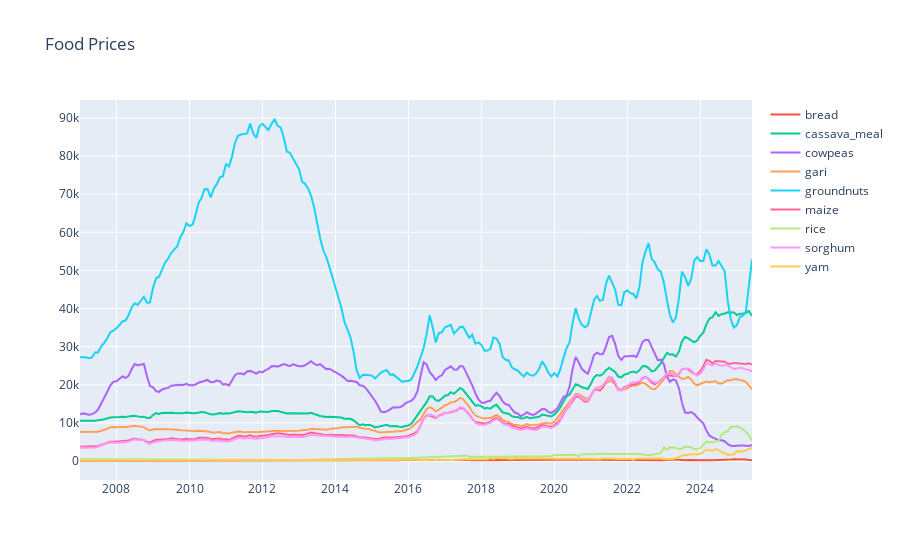

The cell this chart's notebook holds for it:
### Code cell
interactive_plot(state_data, 'Food Prices')

### Figure 1 — Plotly figure (JSON) as saved in the notebook; plotly's stock layout.template omitted (floating-point values rounded to 4 significant figures; data arrays with more than 128 entries replaced by an {"elided": "..."} marker saying what was removed)
{"data": [{"hovertemplate": "<extra></extra>", "legendgroup": "", "line": {"color": "#636efa", "dash": "solid"}, "marker": {"symbol": "circle"}, "mode": "lines", "name": "", "orientation": "v", "showlegend": false, "type": "scatter", "xaxis": "x", "yaxis": "y"}, {"name": "bread", "type": "scatter", "x": {"elided": "222 str values"}, "y": {"elided": "222 float values"}}, {"name": "cassava_meal", "type": "scatter", "x": {"elided": "222 str values"}, "y": {"elided": "222 float values"}}, {"name": "cowpeas", "type": "scatter", "x": {"elided": "222 str values"}, "y": {"elided": "222 float values"}}, {"name": "gari", "type": "scatter", "x": {"elided": "222 str values"}, "y": {"elided": "222 float values"}}, {"name": "groundnuts", "type": "scatter", "x": {"elided": "222 str values"}, "y": {"elided": "222 float values"}}, {"name": "maize", "type": "scatter", "x": {"elided": "222 str values"}, "y": {"elided": "222 float values"}}, {"name": "rice", "type": "scatter", "x": {"elided": "222 str values"}, "y": {"elided": "222 float values"}}, {"name": "sorghum", "type": "scatter", "x": {"elided": "222 str values"}, "y": {"elided": "222 float values"}}, {"name": "yam", "type": "scatter", "x": {"elided": "222 str values"}, "y": {"elided": "222 float values"}}], "layout": {"autosize": true, "legend": {"tracegroupgap": 0}, "title": {"text": "Food Prices"}, "xaxis": {"anchor": "y", "autorange": true, "domain": [0, 1], "range": ["2007-01-01", "2025-06-01"], "type": "date"}, "yaxis": {"anchor": "x", "autorange": true, "domain": [0, 1], "range": [-4974.0, 94700.0], "type": "linear"}}}
